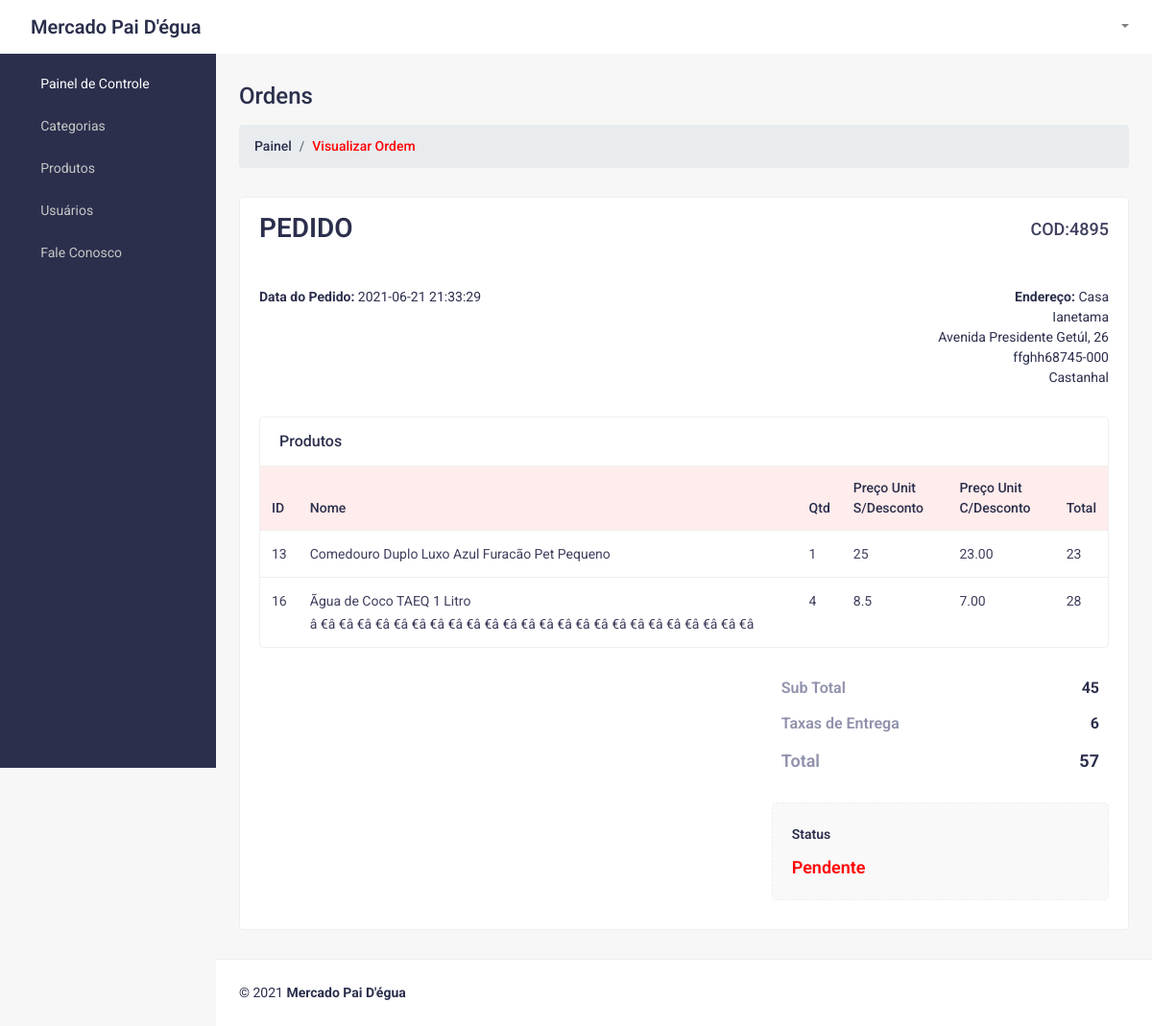
The page /HTML/admin/order_view.php?pedido_id=4895 (signed in) on the database its author committed.
### tables this page shows
CREATE TABLE `pedidos` (
  `id` int(11) NOT NULL,
  `pedido_id` int(11) DEFAULT NULL,
  `produto_id` int(11) DEFAULT NULL,
  `cliente_id` varchar(17) DEFAULT NULL,
  `quantidade` int(11) DEFAULT NULL,
  `data_pedido` timestamp NOT NULL DEFAULT current_timestamp(),
  `total_produtos` int(11) DEFAULT NULL,
  `valor_pedido` float(11,2) DEFAULT NULL,
  `valor_total_pro` float(11,2) DEFAULT NULL,
  `metodo_pagamento` varchar(25) DEFAULT NULL,
  `ped_status` varchar(25) DEFAULT NULL,
  `valor_total_desconto` float DEFAULT NULL,
  `valor_frete` float DEFAULT NULL,
  `valor_sem_desconto` float DEFAULT NULL,
  `data_entrega` date DEFAULT NULL,
  `id_endereco` int(11) DEFAULT NULL,
  `hora_entrega` varchar(25) DEFAULT NULL
);

CREATE TABLE `endereco` (
  `id` int(11) NOT NULL,
  `id_telefone` varchar(17) NOT NULL,
  `cep` varchar(10) DEFAULT NULL,
  `cidade` varchar(15) DEFAULT NULL,
  `rua` varchar(25) DEFAULT NULL,
  `bairro` varchar(15) DEFAULT NULL,
  `numero` int(5) DEFAULT NULL,
  `complemento` varchar(20) DEFAULT NULL,
  `tipo` varchar(10) DEFAULT NULL
);

CREATE TABLE `produtos` (
  `pro_id` int(11) NOT NULL,
  `pro_cat` int(11) DEFAULT NULL,
  `pro_nome` varchar(100) DEFAULT NULL,
  `pro_desc` varchar(255) DEFAULT NULL,
  `pro_valor` float(11,2) DEFAULT NULL,
  `pro_img` varchar(255) DEFAULT NULL,
  `pro_estoque` int(11) DEFAULT NULL,
  `pro_valor_venda` float(11,2) DEFAULT NULL,
  `pro_desconto` float(11,2) DEFAULT NULL,
  `pro_porc_desconto` float(11,2) DEFAULT NULL,
  `pro_ativo` int(11) DEFAULT NULL,
  `pro_data_criado` timestamp NOT NULL DEFAULT current_timestamp()
);

### HTML/Admin/php/dados_pedidos.php (called while the page is built, shortened)
<?php
		include('conexao.php');
		$select_cli = "SELECT * FROM pedidos GROUP BY pedido_id ";
		$array_cli = mysqli_query($conexao,$select_cli);
		$view_id_p = $_GET['pedido_id'];
		$select_view_cli = "SELECT * FROM pedidos WHERE pedido_id = '$view_id_p' GROUP BY pedido_id ";
		$array_view_cli = mysqli_query($conexao,$select_view_cli);
		$r_view_ped = mysqli_fetch_array($array_view_cli);
		if(isset($_GET['pedido_id'])){
		$view_id = $r_view_ped['id_endereco'];
		$select_view_cli = "SELECT * FROM endereco WHERE id = '$view_id'  ";
		$array_view_cli = mysqli_query($conexao,$select_view_cli);
		$r_view_end = mysqli_fetch_array($array_view_cli);
		$select_cli = "SELECT * FROM pedidos WHERE pedido_id='$view_id_p' ";
		$array_cli = mysqli_query($conexao,$select_cli);
		while($r_cliw = mysqli_fetch_array($array_cli)){
			$r_pro[] = $r_cliw;
		}
		}
?>

### HTML/Admin/order_view.php (the view, shortened to what this page needs)
<?php
include('php/dados_pedidos.php');
?>
<!DOCTYPE html>
<html lang="en">
<head>
	<link href="css/styles.css" rel="stylesheet">
	<link href="css/admin-style.css" rel="stylesheet">
	<link href="vendor/bootstrap/css/bootstrap.min.css" rel="stylesheet">
	<link href="vendor/fontawesome-free/css/all.min.css" rel="stylesheet">
</head>
    <body class="sb-nav-fixed">
		<nav class="sb-topnav navbar navbar-expand navbar-light bg-clr">
            <a class="navbar-brand logo-brand" href="index.php">Mercado Pai D'égua</a>
			<button class="btn btn-link btn-sm order-1 order-lg-0" id="sidebarToggle" href="#"><i class="fas fa-bars"></i></button>
            <ul class="navbar-nav ml-auto mr-md-0">
                <li class="nav-item dropdown">
                    <a class="nav-link dropdown-toggle" id="userDropdown" href="#" role="button" data-toggle="dropdown" aria-haspopup="true" aria-expanded="false"><i class="fas fa-user fa-fw"></i></a>
                </li>
            </ul>
        </nav>
        <div id="layoutSidenav">
            <div id="layoutSidenav_nav">
				<nav class="sb-sidenav accordion sb-sidenav-dark" id="sidenavAccordion">
                    <div class="sb-sidenav-menu">
                        <div class="nav">
                            <a class="nav-link active" href="index.php">
								<div class="sb-nav-link-icon"><i class="fas fa-tachometer-alt"></i></div>
                                Painel de Controle
							</a>
							<a class="nav-link collapsed" href="#" data-toggle="collapse" data-target="#collapseCategories" aria-expanded="false" aria-controls="collapseCategories">
								<div class="sb-nav-link-icon"><i class="fas fa-list"></i></div>
                                Categorias
                                <div class="sb-sidenav-collapse-arrow"><i class="fas fa-angle-down"></i></div>
							</a>
							<a class="nav-link collapsed" href="#" data-toggle="collapse" data-target="#collapseProducts" aria-expanded="false" aria-controls="collapseProducts">
								<div class="sb-nav-link-icon"><i class="fas fa-box"></i></div>
                                Produtos
                                <div class="sb-sidenav-collapse-arrow"><i class="fas fa-angle-down"></i></div>
							</a>
							<a class="nav-link" href="customers.php">
								<div class="sb-nav-link-icon"><i class="fas fa-users"></i></div>
                                Usuários
							</a>
							<a class="nav-link" href="mensagens.php">
								<div class="sb-nav-link-icon"><i class="fas fa-envelope"></i></div>
								Fale Conosco
							</a>
                        </div>
                    </div>
                </nav>
            </div>
            <div id="layoutSidenav_content">
                <main>
                    <div class="container-fluid">
                        <h2 class="mt-30 page-title">Ordens</h2>
                        <ol class="breadcrumb mb-30">
                            <li class="breadcrumb-item"><a href="index.php">Painel</a></li>
                            <li class="breadcrumb-item active">Visualizar Ordem</li>
                        </ol>
                        <div class="row">
							<div class="col-xl-12 col-md-12">
								<div class="card card-static-2 mb-30">
									<div class="card-title-2">
										<h2 class="title1458">PEDIDO</h2>
										<span class="order-id">COD:<?php echo $r_view_ped['pedido_id'] ?></span>
									</div>
									<div class="invoice-content">
										<div class="row">
											<div class="col-lg-6 col-sm-6">
												<div class="ordr-date">
													<b>Data do Pedido:</b> <?php echo $r_view_ped['data_pedido'] ?>
												</div>
											</div>
											<div class="col-lg-6 col-sm-6">
												<div class="ordr-date right-text">
													<b>Endereço:</b>
													<?php  echo $r_view_end['tipo'],"<br>", $r_view_end['bairro'],"<br>",$r_view_end['rua'],", ",$r_view_end['numero'],"<br>",$r_view_end['complemento'],	$r_view_end['cep'],"<br>",	$r_view_end['cidade']; ?> </td>
												</div>
											</div>
											<div class="col-lg-12">
												<div class="card card-static-2 mb-30 mt-30">
													<div class="card-title-2">
														<h4>Produtos</h4>
													</div>
													<div class="card-body-table">
														<div class="table-responsive">
															<table class="table ucp-table table-hover">
																<thead>
																	<tr>
																		<th>ID</th>
																		<th>Nome</th>
																		<th>Qtd</th>
																		<th>Preço Unit S/Desconto</th>
																		<th>Preço Unit C/Desconto</th>
																		<th>Total</th>
																	</tr>
																</thead>
																<tbody>
																<?php
														if(isset($r_pro))
														{
															foreach($r_pro as $key => $r_pro_ord)
															{
														?>
																	<tr>
																	<?php
																		$id_pro = $r_pro_ord['produto_id'];
																		$select_view_end ="SELECT * FROM produtos WHERE pro_id='$id_pro'";
																		$array_view_end = mysqli_query($conexao,$select_view_end);
																		$r_view_prod = mysqli_fetch_array($array_view_end);
																	?>
																		<td><?php echo $r_view_prod['pro_id'] ?></td>
																		<td>
																			<?php echo $r_view_prod['pro_nome'] ?>
																		</td>
																		<td>
																			<?php echo $r_pro_ord['quantidade'] ?>
																		</td>
																		<td>
																			<?php echo $r_pro_ord['valor_sem_desconto']  ?>
																		</td>
																		<td>
																			<?php echo $r_pro_ord['valor_pedido']  ?>
																		</td>
																		<td>
																			<?php echo $r_pro_ord['quantidade'] * $r_pro_ord['valor_pedido'] ?>
																		</td>
																	</tr>
																	<?php
															};
														};
													?>
																</tbody>
															</table>
														</div>
													</div>
												</div>
											</div>
											<div class="col-lg-7"></div>
											<div class="col-lg-5">
												<div class="order-total-dt">
													<div class="order-total-left-text">
														Sub Total
													</div>
													<div class="order-total-right-text">
													<?php echo $r_view_ped['total_produtos'] - $r_view_ped['valor_frete'] ?>
													</div>
												</div>
												<div class="order-total-dt">
													<div class="order-total-left-text">
														Taxas de Entrega
													</div>
													<div class="order-total-right-text">
													<?php echo $r_view_ped['valor_frete'] ?>
													</div>
												</div>
												<div class="order-total-dt">
													<div class="order-total-left-text fsz-18">
														Total
													</div>
													<div class="order-total-right-text fsz-18">
													<?php echo $r_view_ped['total_produtos'] + $r_view_ped['valor_frete'] ?>
													</div>
												</div>
											</div>
											<div class="col-lg-7"></div>
											<div class="col-lg-5">
												<div class="select-status">
													<label for="status">Status</label>
													<div class="status-active">
													<?php echo $r_view_ped['ped_status']?>
													</div>
												</div>
											</div>
										</div>
									</div>
								</div>
							</div>
                        </div>
                    </div>
                </main>
                <footer class="py-4 bg-footer mt-auto">
                    <div class="container-fluid">
                        <div class="d-flex align-items-center justify-content-between small">
                            <div class="text-muted-1">© 2021 <b>Mercado Pai D'égua</b><a href="#"></a></div>
                        </div>
                    </div>
                </footer>
            </div>
        </div>
    </body>
</html>

### HTML/Admin/css/styles.css (style rules this page uses)
*, *::before, *::after { box-sizing: border-box; }
html { font-family: 'Roboto', sans-serif !important; line-height: 1.15; -webkit-text-size-adjust: 100%; -webkit-tap-highlight-color: rgba(0, 0, 0, 0); }
article, aside, figcaption, figure, footer, header, hgroup, main, nav, section { display: block; }
body { margin: 0; font-family: 'Roboto', sans-serif !important; font-size: 1rem; font-weight: 400; line-height: 1.5; color: #2b2f4c; text-align: left; background-color: #f7f7f7; }
h1, h2, h3, h4, h5, h6 { margin-top: 0; margin-bottom: 0.5rem; }
ol, ul, dl { margin-top: 0; margin-bottom: 1rem; }
b, strong { font-weight: bolder; }
a { color: #007bff; text-decoration: none; background-color: transparent; }
table { border-collapse: collapse; }
button { outline: none; box-shadow: inset 0px 0px 0px rgba(0, 0, 0, 0.1) !important; }
th { text-align: inherit; }
label { display: inline-block; margin-bottom: 0.5rem; }
h1, h2, h3, h4, h5, h6, .h1, .h2, .h3, .h4, .h5, .h6 { margin-bottom: 0.5rem; font-weight: 500; line-height: 1.2; }
h2, .h2 { font-size: 2rem; }
h4, .h4 { font-size: 1.5rem; }
small, .small { font-size: 80%; font-weight: 400; }
html, body { height: 100%; }
.container, .container-fluid, .container-sm, .container-md, .container-lg, .container-xl { padding-left: 1.5rem; padding-right: 1.5rem; }
#layoutSidenav { display: flex; }
#layoutSidenav #layoutSidenav_nav { flex-basis: 225px; flex-shrink: 0; transition: transform 0.15s ease-in-out; z-index: 1038; transform: translateX(-225px); }
#layoutSidenav #layoutSidenav_content { position: relative; display: flex; flex-direction: column; justify-content: space-between; min-width: 0; flex-grow: 1; min-height: calc(100vh - 56px); margin-left: -225px; }
@media (min-width: 992px) { #layoutSidenav #layoutSidenav_nav { transform: translateX(0); } }
@media (min-width: 992px) { #layoutSidenav #layoutSidenav_content { margin-left: 0; transition: margin 0.15s ease-in-out; } }
.sb-nav-fixed .sb-topnav { z-index: 1039; }
.sb-nav-fixed #layoutSidenav #layoutSidenav_nav { width: 225px; height: 100vh; z-index: 1038; }
.sb-nav-fixed #layoutSidenav #layoutSidenav_nav .sb-sidenav { padding-top: 56px; }
.sb-nav-fixed #layoutSidenav #layoutSidenav_nav .sb-sidenav .sb-sidenav-menu { overflow-y: auto; padding-top: 10px; }
.sb-nav-fixed #layoutSidenav #layoutSidenav_content { padding-left: 225px; top: 56px; background-color: #f7f7f7 !important; }
.nav .nav-link .sb-nav-link-icon, .sb-sidenav-menu .nav-link .sb-nav-link-icon { margin-right: 0.5rem; }
.sb-topnav { padding-left: 0; height: 56px; z-index: 1039; }
.sb-topnav .navbar-brand { width: 225px; padding-left: 1rem; padding-right: 1rem; margin: 0; }
.sb-topnav.navbar-light #sidebarToggle { color: #2b2f4c; }
.sb-sidenav { display: flex; flex-direction: column; height: 100%; flex-wrap: nowrap; }
.sb-sidenav .sb-sidenav-menu { flex-grow: 1; }
.sb-sidenav .sb-sidenav-menu .nav { flex-direction: column; flex-wrap: nowrap; }
.sb-sidenav .sb-sidenav-menu .nav .nav-link { display: flex; align-items: center; padding-top: 0.70rem; padding-bottom: 0.70rem; font-weight: 400; font-size: 14px; position: relative; }
.sb-sidenav .sb-sidenav-menu .nav .nav-link .sb-nav-link-icon { font-size: 0.9rem; }
.sb-sidenav .sb-sidenav-menu .nav .nav-link .sb-sidenav-collapse-arrow { display: inline-block; margin-left: auto; transition: transform 0.15s ease; }
.sb-sidenav .sb-sidenav-menu .nav .nav-link.collapsed .sb-sidenav-collapse-arrow { transform: rotate(-90deg); }
.sb-sidenav-dark { background-color: #2b2f4c; color: rgba(255, 255, 255, 0.5); }
.sb-sidenav-dark .sb-sidenav-menu .nav-link { color: #c7c7c7; }
.sb-sidenav-dark .sb-sidenav-menu .nav-link .sb-nav-link-icon { color: #c7c7c7; margin-right: 15px; }
.sb-sidenav-dark .sb-sidenav-menu .nav-link .sb-sidenav-collapse-arrow { color: #c7c7c7; }
.sb-sidenav-dark .sb-sidenav-menu .nav-link.active { color: #fff; }
.sb-sidenav-dark .sb-sidenav-menu .nav-link.active .sb-nav-link-icon { color: #fff; }

### rows shown on the page
pedidos: pedido "4895", data_pedido "2021-06-21 21:33:29", produto.pro_id "13", produto.pro_nome "Comedouro Duplo Luxo Azul Furacão Pet Pequeno", quantidade "1", valor_sem_desconto "25", valor_pedido "23.00", $r_pro_ord['quantidade'] * $r_pro_ord['valor_pedido'] "23", $r_view_ped['total_produtos'] - $r_view_ped['valor_frete'] "45", valor_frete "6", $r_view_ped['total_produtos'] + $r_view_ped['valor_frete'] "57", ped_status "Pendente"
endereco: tipo "Casa", bairro "Ianetama", rua "Avenida Presidente Getúl", numero "26", complemento "ffghh", cep "68745-000", cidade "Castanhal"
pedidos: produto.pro_id "16", produto.pro_nome "Ãgua de Coco TAEQ 1 Litro â €â €â €â €â €â €â €â €â €â €â €â €â €â €â €â €â €â €â €â €â €â €â €â €â", quantidade "4", valor_sem_desconto "8.5", valor_pedido "7.00", $r_pro_ord['quantidade'] * $r_pro_ord['valor_pedido'] "28"
